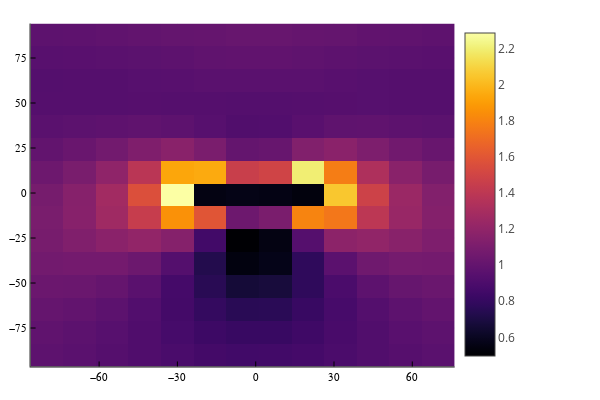

Notebook code for this chart:
### Code cell
heatmap(xA,yA,imagenE)

### Figure 1 — Plotly figure (JSON) as saved in the notebook; plotly's stock layout.template omitted (floating-point values rounded to 4 significant figures; data arrays with more than 128 entries replaced by an {"elided": "..."} marker saying what was removed)
{"data": [{"colorbar": {"len": 0.9525, "title": {"text": ""}, "x": 0.7578, "y": 0.5139}, "colorscale": {"elided": "256x2 mixed values"}, "name": "y1", "showlegend": false, "showscale": true, "type": "heatmap", "x": [-86.25, -73.75, -61.25, -48.75, -36.25, -23.75, -11.25, 1.25, 13.75, 26.25, 38.75, 51.25, 63.75, 76.25], "xaxis": "x", "y": [-96.35, -83.65, -70.95, -58.25, -45.55, -32.85, -20.15, -7.45, 5.25, 17.95, 30.65, 43.35, 56.05, 68.75, 81.45, 94.15], "yaxis": "y", "z": {"elided": "15x13 float values"}, "zmax": 2.283, "zmin": 0.494}], "layout": {"annotations": [], "height": 400, "legend": {"bgcolor": "rgba(255, 255, 255, 1.000)", "bordercolor": "rgba(0, 0, 0, 1)", "borderwidth": 1, "font": {"color": "rgba(0, 0, 0, 1)", "family": "sans-serif", "size": 11}, "title": {"font": {"color": "rgba(0, 0, 0, 1)", "family": "sans-serif", "size": 15}, "text": ""}, "tracegroupgap": 0, "traceorder": "normal", "x": 1, "xanchor": "auto", "y": 1, "yanchor": "auto"}, "margin": {"b": 20, "l": 0, "r": 0, "t": 20}, "paper_bgcolor": "rgba(255, 255, 255, 1.000)", "plot_bgcolor": "rgba(255, 255, 255, 1.000)", "showlegend": true, "width": 600, "xaxis": {"anchor": "y", "domain": [0.05101, 0.7578], "gridcolor": "rgba(0, 0, 0, 0.1)", "gridwidth": 0.5, "linecolor": "rgba(0, 0, 0, 1)", "mirror": false, "range": [-86.25, 76.25], "showgrid": true, "showline": true, "showticklabels": true, "tickangle": 0, "tickcolor": "rgb(0, 0, 0)", "tickfont": {"color": "rgba(0, 0, 0, 1)", "family": "sans-serif", "size": 11}, "tickmode": "array", "ticks": "inside", "ticktext": ["−60", "−30", "0", "30", "60"], "tickvals": [-60, -30, 0, 30, 60], "title": {"font": {"color": "rgba(0, 0, 0, 1)", "family": "sans-serif", "size": 15}, "text": ""}, "type": "linear", "visible": true, "zeroline": false, "zerolinecolor": "rgba(0, 0, 0, 1)"}, "yaxis": {"anchor": "x", "domain": [0.03762, 0.9902], "gridcolor": "rgba(0, 0, 0, 0.1)", "gridwidth": 0.5, "linecolor": "rgba(0, 0, 0, 1)", "mirror": false, "range": [-96.35, 94.15], "showgrid": true, "showline": true, "showticklabels": true, "tickangle": 0, "tickcolor": "rgb(0, 0, 0)", "tickfont": {"color": "rgba(0, 0, 0, 1)", "family": "sans-serif", "size": 11}, "tickmode": "array", "ticks": "inside", "ticktext": ["−75", "−50", "−25", "0", "25", "50", "75"], "tickvals": [-75, -50, -25, 0, 25, 50, 75], "title": {"font": {"color": "rgba(0, 0, 0, 1)", "family": "sans-serif", "size": 15}, "text": ""}, "type": "linear", "visible": true, "zeroline": false, "zerolinecolor": "rgba(0, 0, 0, 1)"}}}
